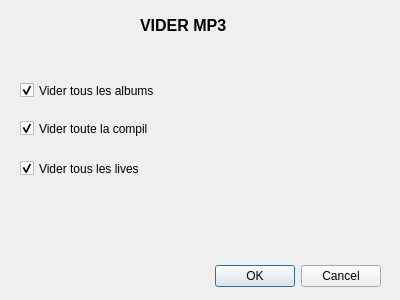
<?xml version="1.0" encoding="UTF-8"?>
<ui version="4.0">
 <class>DialogViderMp3</class>
 <widget class="QDialog" name="DialogViderMp3">
  <property name="geometry">
   <rect>
    <x>0</x>
    <y>0</y>
    <width>400</width>
    <height>300</height>
   </rect>
  </property>
  <property name="windowTitle">
   <string>Dialog</string>
  </property>
  <widget class="QDialogButtonBox" name="buttonBox">
   <property name="geometry">
    <rect>
     <x>40</x>
     <y>260</y>
     <width>341</width>
     <height>32</height>
    </rect>
   </property>
   <property name="orientation">
    <enum>Qt::Horizontal</enum>
   </property>
   <property name="standardButtons">
    <set>QDialogButtonBox::Cancel|QDialogButtonBox::Ok</set>
   </property>
  </widget>
  <widget class="QLabel" name="label">
   <property name="geometry">
    <rect>
     <x>140</x>
     <y>10</y>
     <width>221</width>
     <height>31</height>
    </rect>
   </property>
   <property name="font">
    <font>
     <pointsize>12</pointsize>
     <weight>75</weight>
     <bold>true</bold>
    </font>
   </property>
   <property name="text">
    <string>VIDER MP3</string>
   </property>
  </widget>
  <widget class="QCheckBox" name="Albums">
   <property name="geometry">
    <rect>
     <x>20</x>
     <y>80</y>
     <width>161</width>
     <height>21</height>
    </rect>
   </property>
   <property name="text">
    <string>Vider tous les albums</string>
   </property>
   <property name="checked">
    <bool>true</bool>
   </property>
  </widget>
  <widget class="QCheckBox" name="Compil">
   <property name="geometry">
    <rect>
     <x>20</x>
     <y>120</y>
     <width>181</width>
     <height>17</height>
    </rect>
   </property>
   <property name="text">
    <string>Vider toute la compil</string>
   </property>
   <property name="checked">
    <bool>true</bool>
   </property>
  </widget>
  <widget class="QCheckBox" name="Lives">
   <property name="geometry">
    <rect>
     <x>20</x>
     <y>160</y>
     <width>121</width>
     <height>17</height>
    </rect>
   </property>
   <property name="text">
    <string>Vider tous les lives</string>
   </property>
   <property name="checked">
    <bool>true</bool>
   </property>
  </widget>
 </widget>
 <resources/>
 <connections>
  <connection>
   <sender>buttonBox</sender>
   <signal>accepted()</signal>
   <receiver>DialogViderMp3</receiver>
   <slot>accept()</slot>
   <hints>
    <hint type="sourcelabel">
     <x>248</x>
     <y>254</y>
    </hint>
    <hint type="destinationlabel">
     <x>157</x>
     <y>274</y>
    </hint>
   </hints>
  </connection>
  <connection>
   <sender>buttonBox</sender>
   <signal>rejected()</signal>
   <receiver>DialogViderMp3</receiver>
   <slot>reject()</slot>
   <hints>
    <hint type="sourcelabel">
     <x>316</x>
     <y>260</y>
    </hint>
    <hint type="destinationlabel">
     <x>286</x>
     <y>274</y>
    </hint>
   </hints>
  </connection>
 </connections>
</ui>
